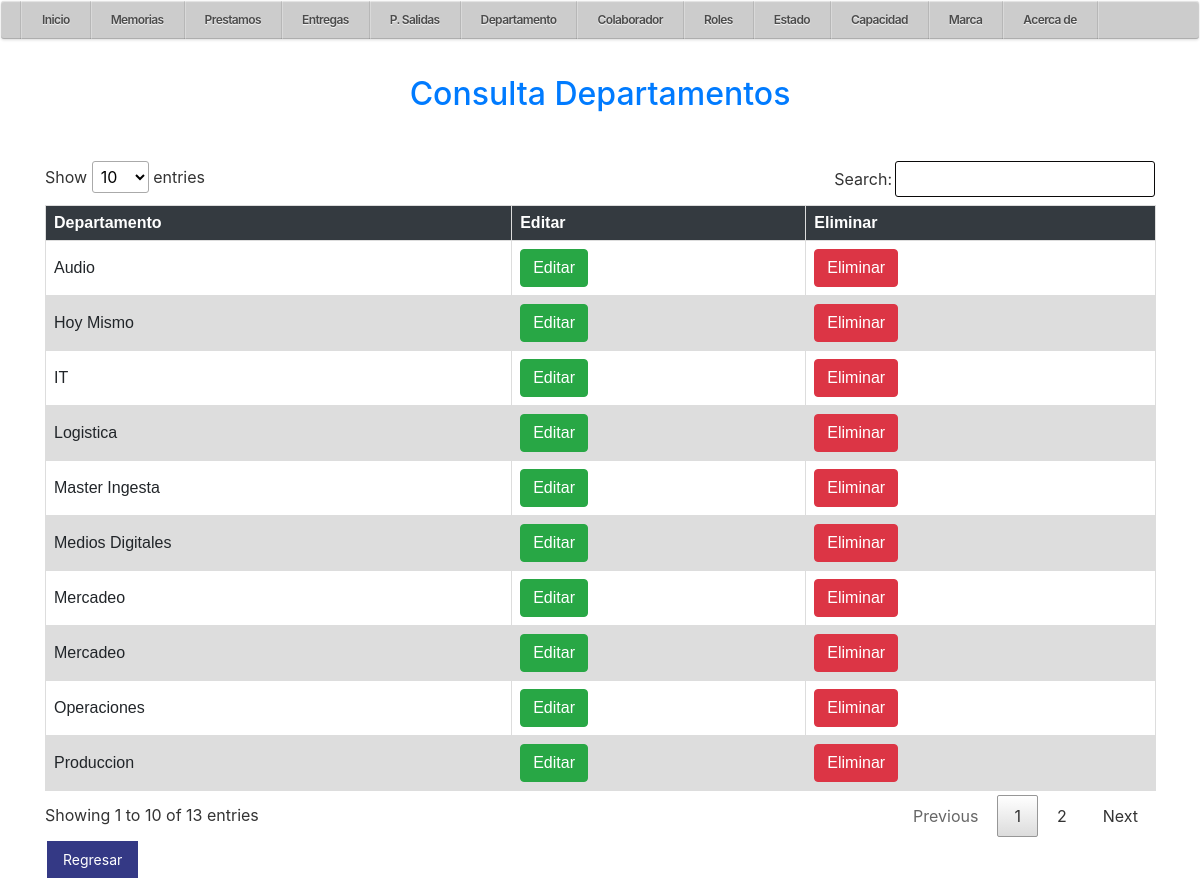
The page /php/Cons_Depto.php (signed in) on the database its author committed.
### tables this page shows
CREATE TABLE `depto` (
  `id` int(11) NOT NULL,
  `nom_depto` varchar(20) NOT NULL
);

### php/Function_Actualizar.php (called while the page is built, shortened)
<?php
function db_query($query)
{
	$connection = mysqli_connect("localhost", "root", "", "activos");
	$result = mysqli_query($connection, $query);
	return $result;
}

### php/Cons_Depto.php (the view, shortened to what this page needs)
<?php
include_once "../php/plantilla4.php";
include_once "Function_Actualizar.php";
?>
<!doctype html>
<html>
<head>
	<link rel="stylesheet" href="/R_MEMORIAS/css/stilu.css">
	<link rel="stylesheet" href="/R_MEMORIAS/css/stilos4.css">
	<link rel="stylesheet" href="/R_MEMORIAS/css/menu11.css">
	<link rel="stylesheet" type="text/css" href="/R_MEMORIAS/css/min.css">
	<link rel="stylesheet" href="https://cdn.jsdelivr.net/npm/bootstrap@4.6.2/dist/css/bootstrap.min.css">
</head>
<body>
	<div class="container">
		<h2>Consulta Departamentos</h2>
		<br>
		<table class="table table-striped">
			<table id="tabla">
				<thead>
					<tr>
						<th width="auto">Departamento</th>
						<th>Editar</th>
						<th>Eliminar</th>
					</tr>
				</thead>
				<tbody>
					<?php
					$sql = "SELECT * FROM depto ORDER By id LIMIT 150";
					$result = db_query($sql);
					while ($row = mysqli_fetch_object($result)) {
					?>
						<tr>
							<td><?php echo $row->nom_depto; ?></td>
							<td><a class="btn btn-success" href="/R_MEMORIAS/php/Editar_Depto.php?id=<?php echo $row->id; ?>">Editar</a>
							<td><a class="btn btn-danger" href="/R_MEMORIAS/php/Borrar_Depto.php?id=<?php echo $row->id; ?>" onclick="return confirm('Estás seguro que deseas eliminar el registro?');">Eliminar</a>
						</tr>
					<?php
					}
					?>
			</table>
			<td><a class="btn-editar" href="/R_MEMORIAS/php/Form_Depto.php">Regresar</a></td>
</body>
</html>

### css/menu8.css (style rules this page uses)
* { margin: 0; padding: 0; box-sizing: border-box; }
body { padding: 1px; font-family: arial; background-image: url('/R_Memorias/img/fondo9.jpg'); background-repeat: no-repeat; background-size: cover; justify-content: center; align-items: 100vh; min-height: 100vh; overflow: 100vh; display: left; }

### css/stilu.css (style rules this page uses)
table { border-collapse: collapse; width: 100%; }
th, td { text-align: left; padding: 4px; }
tr:nth-child(even) { background-color: #f2f2f2 }
th { background-color: #4CAF50; color: white; }
h2 { color: rgb(9, 35, 150); text-align: center; margin: 0; font-size: 30px; margin-bottom: 20px; }
.btn-editar { background-color: #343985; color: white; padding: 8px 16px; text-align: center; text-decoration: none; display: inline-block; font-size: 14px; margin: 4px 2px; cursor: pointer; }

### css/stilos4.css (style rules this page uses)
table { font-family: arial, sans-serif; border-collapse: collapse; width: 100%; }
td, th { border: 1px solid #dddddd; text-align: left; padding: 8px; }
tr:nth-child(even) { background-color: #dddddd; }
.btn-editar { background-color: #343985; color: white; padding: 8px 16px; text-align: center; text-decoration: none; display: inline-block; font-size: 14px; margin: 4px 2px; cursor: pointer; }

### css/menu11.css (style rules this page uses)
body { background-color: #f8f9fa; }
.container { margin-top: 20px; }
h2 { color: #007bff; margin-bottom: 20px; }
th { background-color: #343a40; color: #fff; }
.btn-success { background-color: #28a745; border-color: #28a745; }
.btn-danger { background-color: #dc3545; border-color: #dc3545; }
table { border-collapse: separate; border-spacing: 0 1px; }

### css/min.css (style rules this page uses)
table.dataTable, table.dataTable th, table.dataTable td { box-sizing: content-box }

### rows shown on the page
depto: nom_depto "Operaciones"
depto: nom_depto "Produccion"
depto: nom_depto "Audio"
depto: nom_depto "Mercadeo"
depto: nom_depto "IT"
depto: nom_depto "Logistica"
depto: nom_depto "Master Ingesta"
depto: nom_depto "Hoy Mismo"
depto: nom_depto "Mercadeo"
depto: nom_depto "Medios Digitales"
